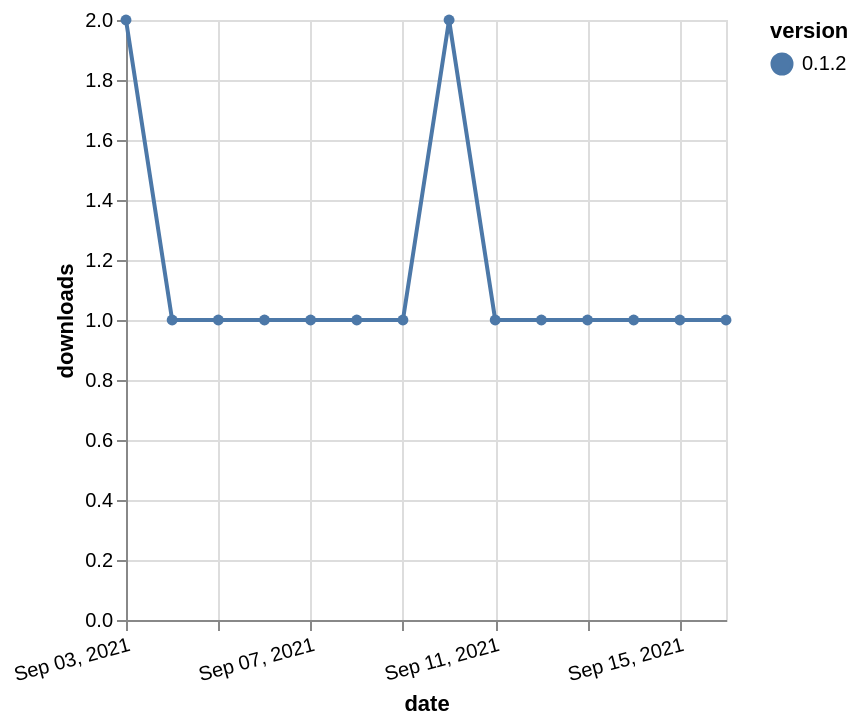

Write the Vega-Lite specification saved for this chart.
### Vega-Lite specification from a JSON file in a GitHub repository (floating-point values rounded to 4 significant figures)
{"$schema": "https://vega.github.io/schema/vega-lite/v5.json", "description": "A simple bar chart with embedded data.", "data": {"values": [{"date": "2021-09-03", "total": 65, "delta": 2, "version": "0.1.2"}, {"date": "2021-09-04", "total": 66, "delta": 1, "version": "0.1.2"}, {"date": "2021-09-05", "total": 67, "delta": 1, "version": "0.1.2"}, {"date": "2021-09-06", "total": 68, "delta": 1, "version": "0.1.2"}, {"date": "2021-09-07", "total": 69, "delta": 1, "version": "0.1.2"}, {"date": "2021-09-08", "total": 70, "delta": 1, "version": "0.1.2"}, {"date": "2021-09-09", "total": 71, "delta": 1, "version": "0.1.2"}, {"date": "2021-09-10", "total": 73, "delta": 2, "version": "0.1.2"}, {"date": "2021-09-11", "total": 74, "delta": 1, "version": "0.1.2"}, {"date": "2021-09-12", "total": 75, "delta": 1, "version": "0.1.2"}, {"date": "2021-09-13", "total": 76, "delta": 1, "version": "0.1.2"}, {"date": "2021-09-14", "total": 77, "delta": 1, "version": "0.1.2"}, {"date": "2021-09-15", "total": 78, "delta": 1, "version": "0.1.2"}, {"date": "2021-09-16", "total": 79, "delta": 1, "version": "0.1.2"}]}, "width": "container", "mark": {"type": "line", "point": {"filled": true}}, "encoding": {"x": {"field": "date", "type": "temporal", "timeUnit": "yearmonthdate", "title": "date", "axis": {"labelAngle": -15}}, "y": {"field": "delta", "type": "quantitative", "title": "downloads"}, "color": {"field": "version", "type": "nominal"}, "tooltip": {"field": "delta"}}}
